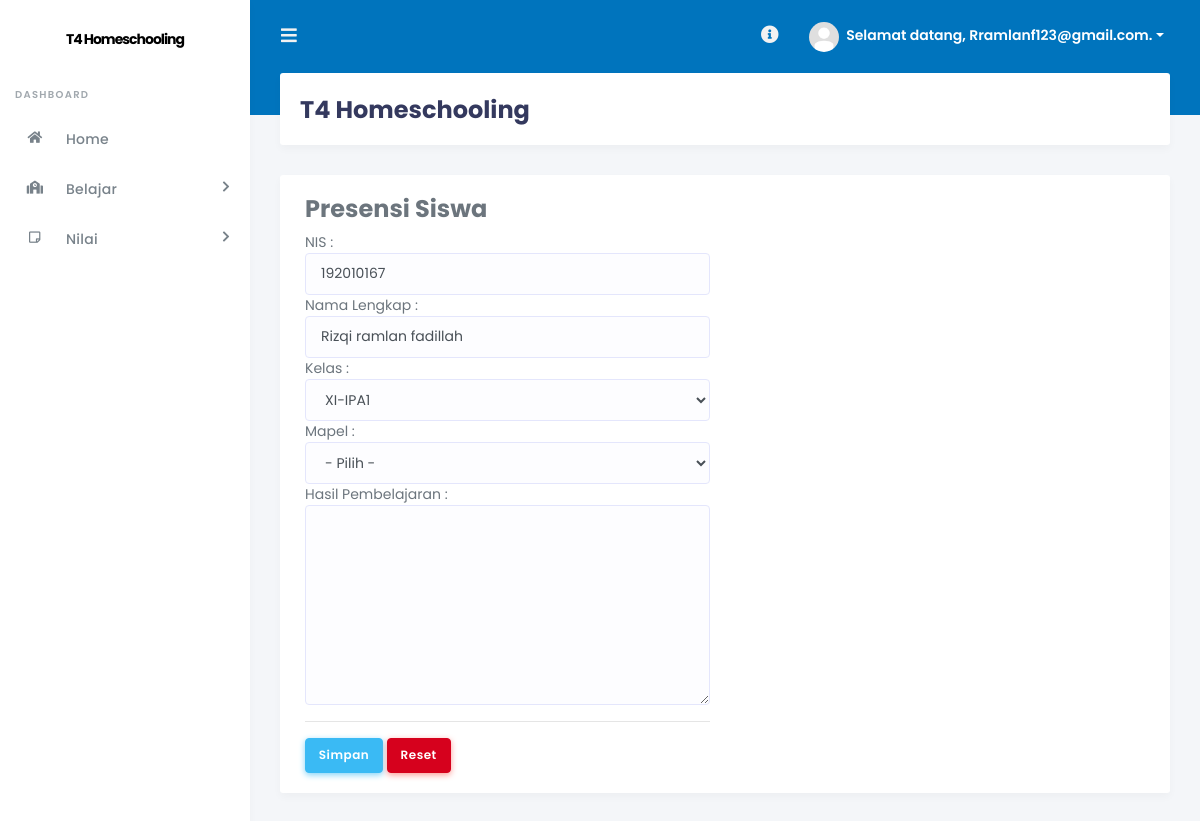
The app's page /?page=presensi (signed in) with its own data.
### tables this page shows
CREATE TABLE `tb_siswa` (
  `id_siswa` int(11) NOT NULL,
  `nis` varchar(20) NOT NULL,
  `nama_lengkap` varchar(50) NOT NULL,
  `tempat_lahir` varchar(20) NOT NULL,
  `tgl_lahir` date NOT NULL,
  `jenis_kelamin` enum('L','P') NOT NULL,
  `agama` varchar(20) NOT NULL,
  `alamat` text NOT NULL,
  `id_kelas` varchar(5) NOT NULL,
  `thn_masuk` int(5) NOT NULL,
  `foto` varchar(100) NOT NULL,
  `username` varchar(40) NOT NULL,
  `password` varchar(40) NOT NULL,
  `pass` varchar(40) NOT NULL,
  `status` enum('aktif','tidak aktif') NOT NULL
);

CREATE TABLE `tb_kelas` (
  `id_kelas` int(11) NOT NULL,
  `nama_kelas` varchar(50) NOT NULL,
  `wali_kelas` int(5) NOT NULL,
  `ketua_kelas` int(5) NOT NULL
);

### inc/presensi.php (the view, shortened to what this page needs)
<?php
$sql_siswa = mysqli_query($db, "SELECT * FROM tb_siswa JOIN tb_kelas ON tb_siswa.id_kelas = tb_kelas.id_kelas WHERE id_siswa = '$_SESSION[siswa]'") or die($db->error);
$data = mysqli_fetch_array($sql_siswa);
?>
<div class="row">
    <div class="col-md-12">
        <h4 class="page-head-line">Presensi Siswa</h4>
    </div>
</div>
<div class="row">
    <div class="col-md-6">
        <form method="post" enctype="multipart/form-data">
            NIS :<input type="text" name="nis" value="<?php echo $data['nis']; ?>" class="form-control" required/>
            Nama Lengkap : <input type="text" value="<?php echo $data['nama_lengkap']; ?>" name="nama_lengkap" class="form-control" required />
            Kelas :
            <select name="kelas" class="form-control" required>
                <option value="<?php echo $data['id_kelas']; ?>"><?php echo $data['nama_kelas']; ?></option>
            </select>
            Mapel :
            <select name="mapel" class="form-control" required>
                <option value="">- Pilih -</option>
            </select>
            Hasil Pembelajaran : <textarea name="hasil_pembelajaran" class="form-control" required></textarea>
            <hr />
            <input type="submit" name="simpan" value="Simpan" class="btn btn-info" />
            <input type="reset" class="btn btn-danger" />
        </form>
</div>

### index.php (shortened to what this page needs)
<?php
include "+koneksi.php";
if (!@$_SESSION['siswa']) {
    if (@$_GET['hal'] == 'daftar') {
        include "register.php";
    } else {
        include "login.php";
    }
} else { ?>
<!DOCTYPE html>
<html>
<head>
    <link rel="stylesheet" href="https://stackpath.bootstrapcdn.com/bootstrap/4.4.1/css/bootstrap.min.css">
    <link rel="stylesheet" href="https://use.fontawesome.com/releases/v5.7.2/css/all.css">
    <link href="https://cdn.datatables.net/1.10.21/css/dataTables.bootstrap4.min.css" rel="stylesheet">
    <link rel="stylesheet" href="https://cdn.datatables.net/buttons/1.6.2/css/buttons.dataTables.min.css">
    <link rel="stylesheet" href="https://cdnjs.cloudflare.com/ajax/libs/twitter-bootstrap/4.1.3/css/bootstrap.css">
    <link href="http://cdnjs.cloudflare.com/ajax/libs/summernote/0.8.9/summernote.css" rel="stylesheet">
    <link rel="stylesheet" href="stisla/assets/css/style.css">
    <link rel="stylesheet" href="stisla/assets/css/components.css">
<?php
$sql_terlogin = mysqli_query($db, "SELECT * FROM tb_siswa JOIN tb_kelas ON tb_siswa.id_siswa = '$_SESSION[siswa]' AND tb_kelas.id_kelas = tb_siswa.id_kelas") or die($db->error);
$data_terlogin = mysqli_fetch_array($sql_terlogin);
?>
  </head>
  <body>
<div id="app">
  <div class="main-wrapper">
    <div class="navbar-bg"></div>
    <nav class="navbar navbar-expand-lg main-navbar">
      <form class="form-inline mr-auto">
        <ul class="navbar-nav mr-3">
          <li><a href="#" data-toggle="sidebar" class="nav-link nav-link-lg"><i class="fas fa-bars"></i></a></li>
        </ul>
      </form>
      <ul class="navbar-nav navbar-right">
        <li class="dropdown dropdown-list-toggle"><a href="#" data-toggle="dropdown" class="nav-link nav-link-lg message"><i class="fas fa-info-circle"></i></a>
        </li>
        <li class="dropdown"><a href="#" data-toggle="dropdown" class="nav-link dropdown-toggle nav-link-lg nav-link-user">
          <img alt="image" src="img/foto_siswa/<?php echo $data_terlogin['foto']; ?>" class="rounded-circle mr-1">
          <div class="d-sm-none d-lg-inline-block">Selamat datang, <?php echo ucfirst($data_terlogin['username']); ?>.</div></a>
        </li>
      </ul>
    </nav>
    <div class="main-sidebar">
      <aside id="sidebar-wrapper">
        <div class="sidebar-brand">
          <a href="./">T4 Homeschooling</a>
        </div>
        <ul class="sidebar-menu">
            <li class="menu-header">Dashboard</li>
            <li><a class="nav-link" href="./"><i class="fas fa-home"></i> <span>Home</span></a></li>
            <li class="nav-item dropdown">
              <a href="#" class="nav-link has-dropdown"><i class="fas fa-school"></i><span>Belajar</span></a>
        </li>
            <li class="nav-item dropdown">
              <a href="#" class="nav-link has-dropdown"><i class="far fa-sticky-note"></i><span>Nilai</span></a>
        </li>
          </ul>
      </aside>
    </div>
    <div class="main-content">
      <section class="section">
        <div class="section-header">
          <h1>T4 Homeschooling</h1>
        </div>
        <div class="section-body">
          <div class="card-wrap">
          <div class="row">
            <div class="col-12">
              <div class="card">
          <div class="card-body">
          <?php
          if (@$_GET['page'] == '') {
              include "inc/beranda.php";
          } elseif (@$_GET['page'] == 'quiz') {
              include "inc/quiz.php";
          } elseif (@$_GET['page'] == 'tugas') {
              include "inc/tugas.php";
          } elseif (@$_GET['page'] == 'nilai') {
              include "inc/nilai.php";
          } elseif (@$_GET['page'] == 'nilaitugas') {
              include "inc/nilai_tugas.php";
          } elseif (@$_GET['page'] == 'materi') {
              include "inc/materi.php";
          } elseif (@$_GET['page'] == 'pengumuman') {
              include "inc/pengumuman.php";
          } elseif (@$_GET['page'] == 'presensi') {
              include "inc/presensi.php";
            } elseif (@$_GET['page'] == 'meet') {
                include "inc/meet.php";
            } elseif (@$_GET['page'] == 'room1') {
                include "vcon/iframe/iframe-room1.php";
            } elseif (@$_GET['page'] == 'room2') {
                include "vcon/iframe/iframe-room2.php";
            } elseif (@$_GET['page'] == 'room3') {
                include "vcon/iframe/iframe-room3.php";
            } elseif (@$_GET['page'] == 'room4') {
                include "vcon/iframe/iframe-room4.php";
          } else {
              echo "<div class='col-xs-12'><div class='alert alert-danger'>[404] Halaman tidak ditemukan! Silahkan pilih menu yang ada!</div></div>";
          } ?>
        </div>
        </div>
      </div>
    </div>
        </div>
      </section>
    </div>
  </div>
</div>
</body>
</html>
<?php
}
?>

### records on screen
tb_siswa: foto (picture), username "Rramlanf123@gmail.com", nis "192010167", nama_lengkap "Rizqi ramlan fadillah", kelas "XI-IPA1"
